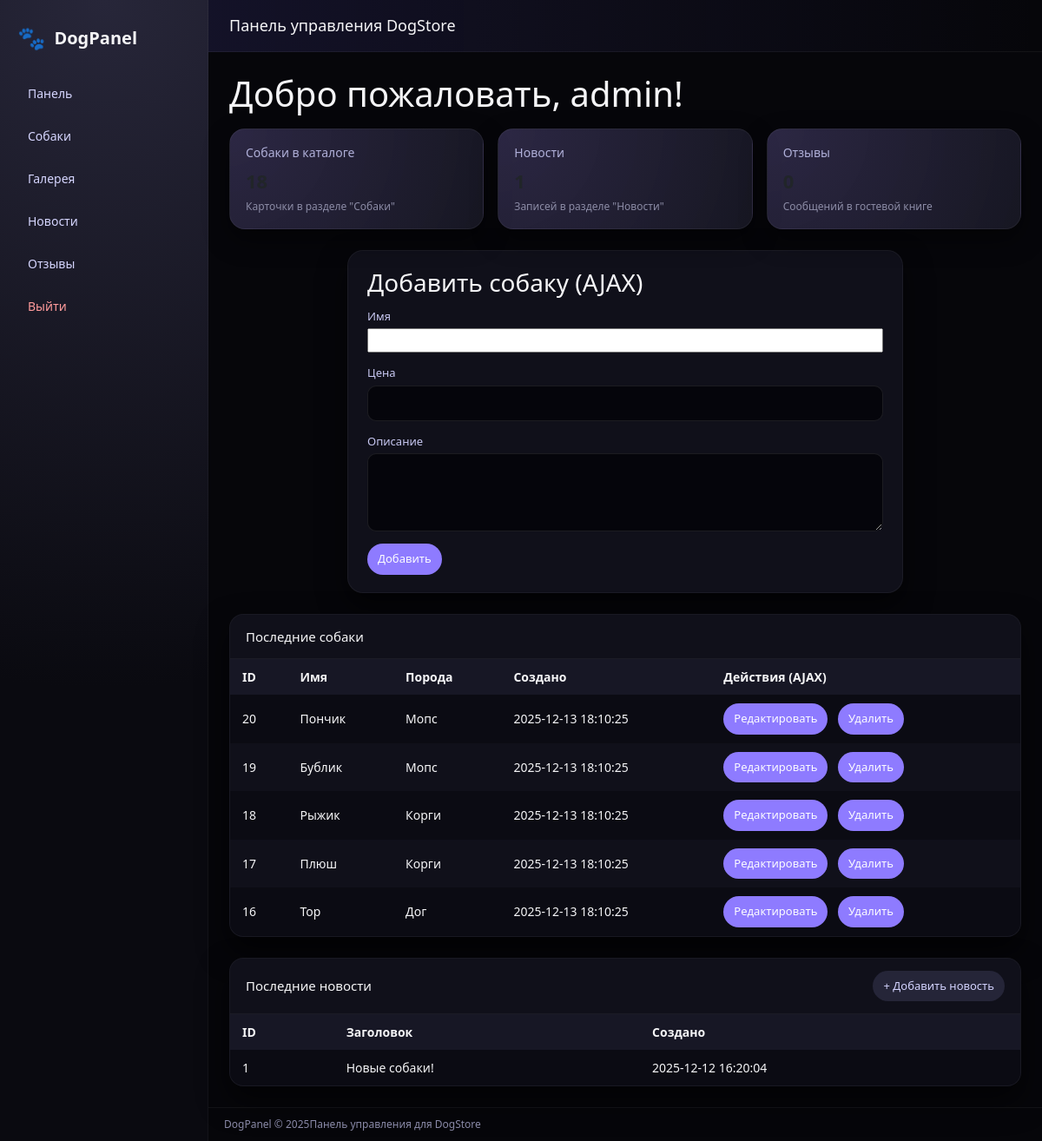
Page /dogpanel/dashboard.php (signed in) on the committed database.
### tables this page shows
CREATE TABLE `dogs` (
  `id` int(11) NOT NULL,
  `name` varchar(100) NOT NULL,
  `breed_id` int(11) DEFAULT NULL,
  `age` int(11) DEFAULT NULL,
  `price` decimal(10,2) DEFAULT NULL,
  `description` text,
  `main_photo` varchar(255) DEFAULT NULL,
  `created_at` datetime DEFAULT CURRENT_TIMESTAMP
);

CREATE TABLE `breeds` (
  `id` int(11) NOT NULL,
  `name` varchar(100) NOT NULL,
  `slug` varchar(80) DEFAULT NULL,
  `image_url` varchar(255) DEFAULT NULL,
  `short_desc` varchar(255) DEFAULT NULL,
  `content_html` mediumtext
);

CREATE TABLE `news` (
  `id` int(11) NOT NULL,
  `title` varchar(255) NOT NULL,
  `body` text,
  `image` varchar(255) DEFAULT NULL,
  `created_at` datetime DEFAULT CURRENT_TIMESTAMP
);

### dogpanel/config.php (called while the page is built, shortened)
<?php
function h($str) {
    return htmlspecialchars($str, ENT_QUOTES | ENT_SUBSTITUTE, 'UTF-8');
}

### dogpanel/dashboard.php (the view, shortened to what this page needs)
<?php
require_once __DIR__ . '/config.php';
$dogs_count = (int)$pdo->query("SELECT COUNT(*) FROM dogs")->fetchColumn();
$news_count = (int)$pdo->query("SELECT COUNT(*) FROM news")->fetchColumn();
$reviews_count = (int)$pdo->query("SELECT COUNT(*) FROM reviews")->fetchColumn();
$last_dogs = $pdo->query("
    SELECT d.id, d.name, b.name AS breed_name, d.created_at
    FROM dogs d
    LEFT JOIN breeds b ON d.breed_id = b.id
    ORDER BY d.created_at DESC
    LIMIT 5
")->fetchAll();
$last_news = $pdo->query("
    SELECT id, title, created_at
    FROM news
    ORDER BY created_at DESC
    LIMIT 5
")->fetchAll();
include __DIR__ . '/header.php';
?>
<h1 style="margin-bottom:16px;">
  Добро пожаловать, <?= h($_SESSION['username'] ?? 'admin'); ?>!
</h1>
<div class="cards-grid">
  <div class="card">
    <div class="card-title">Собаки в каталоге</div>
    <div class="card-value"><?= $dogs_count ?></div>
    <div class="card-sub">Карточки в разделе "Собаки"</div>
  </div>
  <div class="card">
    <div class="card-title">Новости</div>
    <div class="card-value"><?= $news_count ?></div>
    <div class="card-sub">Записей в разделе "Новости"</div>
  </div>
  <div class="card">
    <div class="card-title">Отзывы</div>
    <div class="card-value"><?= $reviews_count ?></div>
    <div class="card-sub">Сообщений в гостевой книге</div>
  </div>
</div>
<div class="form-card" style="margin-bottom:24px;">
  <h3 style="margin-bottom:12px;">Добавить собаку (AJAX)</h3>
  <div class="form-row">
    <label>Имя</label>
    <input id="newName">
  </div>
  <div class="form-row">
    <label>Цена</label>
    <input id="newPrice" type="number" min="0">
  </div>
  <div class="form-row">
    <label>Описание</label>
    <textarea id="newDesc"></textarea>
  </div>
  <div class="form-actions">
    <button class="btn" id="addDogBtn">Добавить</button>
  </div>
</div>
<div class="table-wrapper" style="margin-top: 16px;">
  <div class="table-wrapper-heading">
    <div class="table-wrapper-title">Последние собаки</div>
  </div>
  <table>
    <thead>
      <tr>
        <th>ID</th>
        <th>Имя</th>
        <th>Порода</th>
        <th>Создано</th>
        <th>Действия (AJAX)</th>
      </tr>
    </thead>
    <tbody id="dogsBody">
    <?php if (!$last_dogs): ?>
      <tr>
        <td colspan="5">Пока нет записей.</td>
      </tr>
    <?php else: ?>
      <?php foreach ($last_dogs as $d): ?>
        <tr>
          <td><?= (int)$d['id'] ?></td>
          <td><?= h($d['name']) ?></td>
          <td><?= h($d['breed_name'] ?? '—') ?></td>
          <td><?= h($d['created_at']) ?></td>
          <td>
            <button
              class="btn btn-sm btn-outline-info me-2"
              data-act="edit"
              data-id="<?= (int)$d['id'] ?>">
              Редактировать
            </button>
            <button
              class="btn btn-sm btn-outline-danger"
              data-act="del"
              data-id="<?= (int)$d['id'] ?>">
              Удалить
            </button>
          </td>
        </tr>
      <?php endforeach; ?>
    <?php endif; ?>
    </tbody>
  </table>
</div>
<div class="table-wrapper" style="margin-top: 24px;">
  <div class="table-wrapper-heading">
    <div class="table-wrapper-title">Последние новости</div>
    <div class="table-actions">
      <a href="news_add.php" class="btn btn-secondary">+ Добавить новость</a>
    </div>
  </div>
  <table>
    <thead>
      <tr>
        <th>ID</th>
        <th>Заголовок</th>
        <th>Создано</th>
      </tr>
    </thead>
    <tbody>
    <?php if (!$last_news): ?>
      <tr>
        <td colspan="3">Пока нет новостей.</td>
      </tr>
    <?php else: ?>
      <?php foreach ($last_news as $n): ?>
        <tr>
          <td><?= (int)$n['id'] ?></td>
          <td><?= h($n['title']) ?></td>
          <td><?= h($n['created_at']) ?></td>
        </tr>
      <?php endforeach; ?>
    <?php endif; ?>
    </tbody>
  </table>
</div>
<?php include __DIR__ . '/footer.php'; ?>

### dogpanel/assets/style.css (style rules this page uses)
* { box-sizing: border-box; margin: 0; padding: 0; }
body { font-family: system-ui, -apple-system, BlinkMacSystemFont, "Segoe UI", sans-serif; background: #06060a; color: #f5f5f7; }
a { color: inherit; text-decoration: none; }
.cards-grid { display: grid; grid-template-columns: repeat(auto-fit, minmax(220px, 1fr)); gap: 16px; margin-bottom: 24px; }
.card { background: radial-gradient(circle at top left, rgba(168, 148, 255, 0.24), rgba(24, 24, 36, 0.95)); border-radius: 18px; border: 1px solid rgba(255,255,255,0.05); padding: 16px 18px; box-shadow: 0 12px 30px rgba(0,0,0,0.45); }
.card-title { font-size: 14px; color: #b0b0d9; margin-bottom: 6px; }
.card-value { font-size: 22px; font-weight: 600; }
.card-sub { font-size: 12px; margin-top: 4px; color: #8c8ca6; }
.table-wrapper { background: #10101a; border-radius: 16px; border: 1px solid rgba(255,255,255,0.04); overflow: hidden; box-shadow: 0 16px 35px rgba(0,0,0,0.6); }
.table-wrapper-heading { padding: 14px 18px; border-bottom: 1px solid rgba(255,255,255,0.05); display: flex; justify-content: space-between; align-items: center; }
.table-wrapper-title { font-size: 15px; font-weight: 500; }
.table-actions { display: flex; gap: 8px; }
table { width: 100%; border-collapse: collapse; font-size: 14px; }
thead { background: #171725; }
th, td { padding: 10px 14px; text-align: left; }
tbody tr:nth-child(even) { background: #10101a; }
tbody tr:nth-child(odd) { background: #0b0b13; }
.btn { display: inline-flex; align-items: center; justify-content: center; padding: 8px 12px; font-size: 13px; border-radius: 999px; border: none; cursor: pointer; background: #8e7bff; color: #fdfdff; transition: background 0.15s ease, transform 0.08s ease, box-shadow 0.1s ease; }
.btn-secondary { background: #252538; color: #d4d4ff; }
.form-card { max-width: 640px; margin: 0 auto; background: #10101a; border-radius: 18px; border: 1px solid rgba(255,255,255,0.05); padding: 20px 22px; box-shadow: 0 14px 32px rgba(0,0,0,0.55); }
.form-row { margin-bottom: 14px; display: flex; flex-direction: column; gap: 4px; }
label { font-size: 13px; color: #c8c8f2; }
input[type="text"], input[type="number"], input[type="password"], input[type="file"], textarea, select { background: #05050b; border-radius: 10px; border: 1px solid rgba(255,255,255,0.09); padding: 9px 10px; color: #f5f5ff; font-size: 14px; outline: none; }
textarea { min-height: 90px; resize: vertical; }
.form-actions { margin-top: 10px; display: flex; gap: 10px; }

### rows in the picture
dogs: id "20", name "Пончик", breed.name "Мопс", created_at "2025-12-13 18:10:25"
dogs: id "19", name "Бублик", breed.name "Мопс", created_at "2025-12-13 18:10:25"
dogs: id "18", name "Рыжик", breed.name "Корги", created_at "2025-12-13 18:10:25"
dogs: id "17", name "Плюш", breed.name "Корги", created_at "2025-12-13 18:10:25"
dogs: id "16", name "Тор", breed.name "Дог", created_at "2025-12-13 18:10:25"
news: id "1", title "Новые собаки!", created_at "2025-12-12 16:20:04"

### other values in the picture
$_SESSION['username'] "admin"
